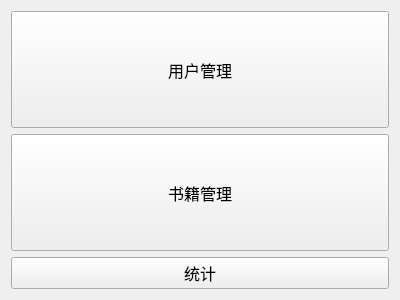
<?xml version="1.0" encoding="UTF-8"?>
<ui version="4.0">
 <class>adminPage</class>
 <widget class="QWidget" name="adminPage">
  <property name="geometry">
   <rect>
    <x>0</x>
    <y>0</y>
    <width>400</width>
    <height>300</height>
   </rect>
  </property>
  <property name="font">
   <font>
    <family>微软雅黑</family>
    <pointsize>12</pointsize>
   </font>
  </property>
  <property name="windowTitle">
   <string>图书馆管理系统</string>
  </property>
  <layout class="QGridLayout" name="gridLayout_2">
   <item row="0" column="0">
    <layout class="QVBoxLayout" name="verticalLayout_2">
     <item>
      <widget class="QPushButton" name="pushButton_2">
       <property name="sizePolicy">
        <sizepolicy hsizetype="Expanding" vsizetype="Expanding">
         <horstretch>0</horstretch>
         <verstretch>0</verstretch>
        </sizepolicy>
       </property>
       <property name="text">
        <string>用户管理</string>
       </property>
      </widget>
     </item>
     <item>
      <widget class="QPushButton" name="pushButton">
       <property name="sizePolicy">
        <sizepolicy hsizetype="Expanding" vsizetype="Expanding">
         <horstretch>0</horstretch>
         <verstretch>0</verstretch>
        </sizepolicy>
       </property>
       <property name="text">
        <string>书籍管理</string>
       </property>
      </widget>
     </item>
     <item>
      <widget class="QPushButton" name="pushButton_3">
       <property name="text">
        <string>统计</string>
       </property>
      </widget>
     </item>
    </layout>
   </item>
  </layout>
 </widget>
 <resources/>
 <connections/>
</ui>
